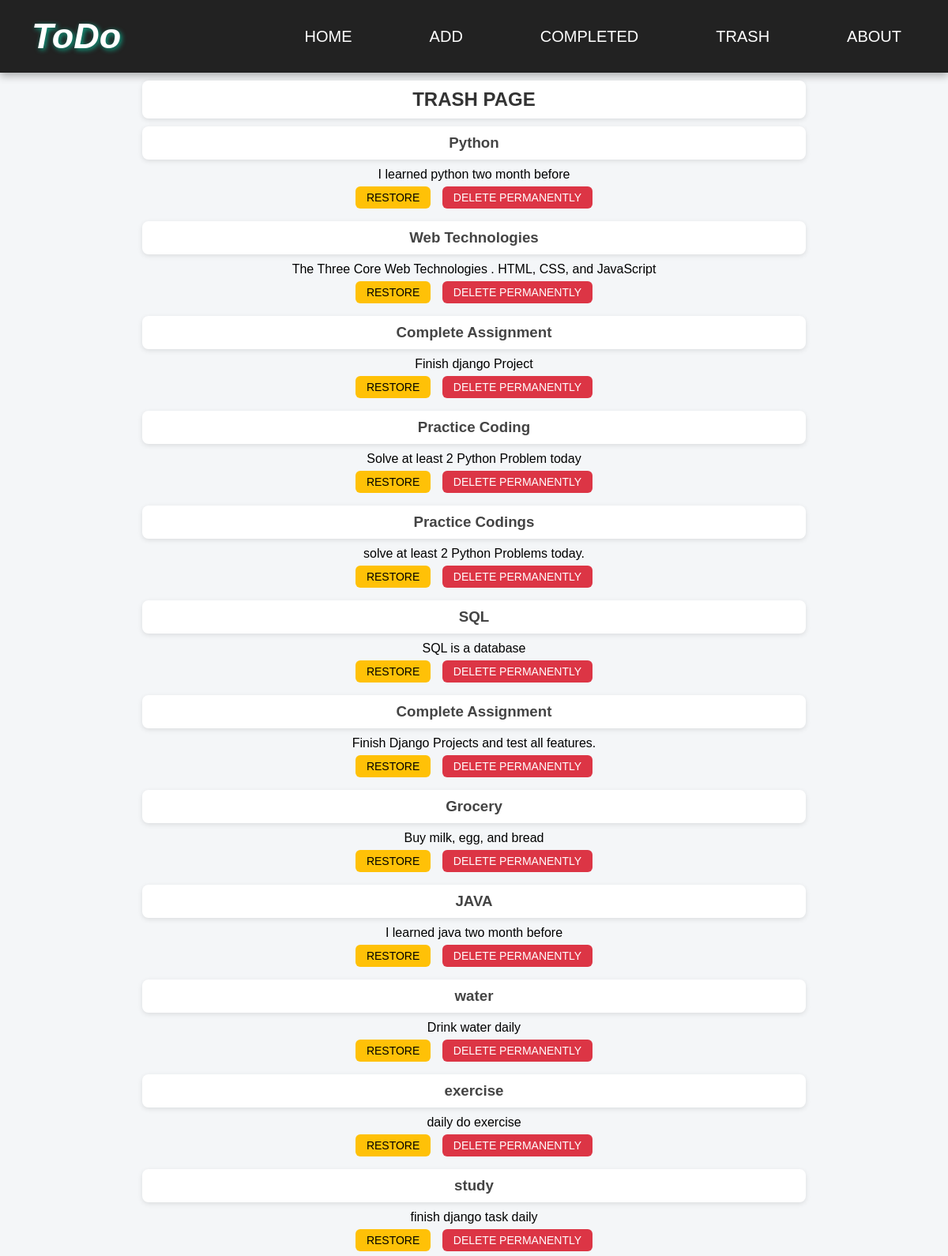
The app's page /trash/ with its own data.
### base/models.py (models this page shows)
class Trashmodel(models.Model):
    title = models.CharField(max_length=100)
    desc = models.TextField()

### base/views.py (the view)
# urls.py: path('trash/', trash, name='trash'),
def trash(request):
    data = Trashmodel.objects.all()
    return render(request, 'trash.html', {'data': data})

### base/templates/trash.html
{% extends 'main.html' %}
{% block content %}
<h2>TRASH PAGE</h2>
{% for i in data %}
    <h3>{{ i.title }} </h3>
    <p>{{ i.desc }} </p>
    <a href="{% url 'trestore' i.id %}">RESTORE</a>
    <a href="{% url 'tdelete' i.id %}">DELETE PERMANENTLY</a>
{% endfor %}
{% endblock %}

### templates/main.html (shortened to what this page needs)
{% load static %}
<!DOCTYPE html>
<html lang="en">
<head>
    <link rel="stylesheet" href="{% static 'styles.css' %}">
</head>
<body>
    {% include 'nav.html' %}
    {% block content %}
    {% endblock %}
</body>
</html>

### templates/nav.html
<nav>
    <div class="logo">
        <h1>ToDo</h1>
    </div>
    <div class="links">
        <a href="{% url 'home' %}">HOME</a>
        <a href="{% url 'add' %}">ADD</a>
        <a href="{% url 'complete' %}">COMPLETED</a>
        <a href="{% url 'trash' %}">TRASH</a>
        <a href="{% url 'about' %}">ABOUT</a>
    </div>
</nav>

### static/styles.css (style rules this page uses)
* { margin: 0; padding: 0; box-sizing: border-box; font-family: Arial, sans-serif; }
body { background-color: #f4f6f8; text-align: center; }
nav { display: flex; justify-content: space-between; align-items: center; background-color: #222; padding: 20px 40px; box-shadow: 0 4px 10px rgba(0,0,0,0.3); }
.logo h1 { color: white; font-size: 45px; font-style: italic; text-shadow: 2px 2px 6px rgba(0,255,204,0.6); }
.links { display: flex; gap: 60px; }
.links a { color: white; text-decoration: none; font-size: 20px; transition: 0.3s; }
h2 { margin: 20px 0 10px; color: #333; }
h3 { margin: 10px 0; color: #444; }
h2, h3 { background: white; padding: 10px; margin: 10px auto; width: 70%; border-radius: 8px; box-shadow: 0 2px 6px rgba(0,0,0,0.1); }
a { display: inline-block; margin: 6px 5px; padding: 6px 14px; border-radius: 6px; text-decoration: none; color: white; font-size: 14px; transition: 0.3s; }
a[href*="delete"] { background-color: #dc3545; }
a[href*="restore"] { background-color: #ffc107; color: black; }

### records on screen
Trashmodel: title "Python", desc "I learned python two month before"
Trashmodel: title "Web Technologies", desc "The Three Core Web Technologies . HTML, CSS, and JavaScript"
Trashmodel: title "Complete Assignment", desc "Finish django Project"
Trashmodel: title "Practice Coding", desc "Solve at least 2 Python Problem today"
Trashmodel: title "Practice Codings", desc "solve at least 2 Python Problems today."
Trashmodel: title "SQL", desc "SQL is a database"
Trashmodel: title "Complete Assignment", desc "Finish Django Projects and test all features."
Trashmodel: title "Grocery", desc "Buy milk, egg, and bread"
Trashmodel: title "JAVA", desc "I learned java two month before"
Trashmodel: title "water", desc "Drink water daily"
Trashmodel: title "exercise", desc "daily do exercise"
Trashmodel: title "study", desc "finish django task daily"
